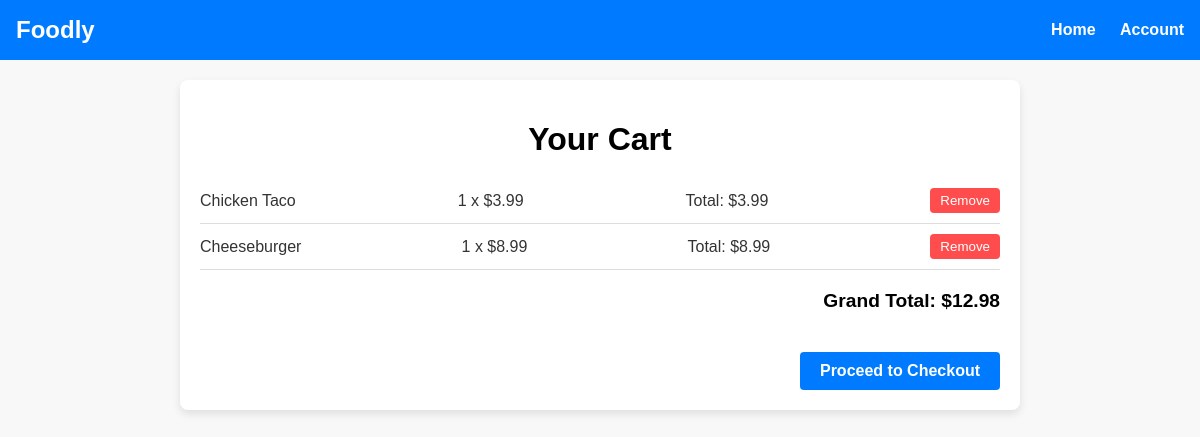
Page /cart (signed in) on the committed database.
### tables this page shows
CREATE TABLE OrderItem (
    OrderItemID INTEGER PRIMARY KEY,
    OrderID INTEGER,
    MenuItemID INTEGER,
    Quantity INTEGER NOT NULL,
    ItemPrice DECIMAL(10, 2),
    TotalPrice DECIMAL(10, 2),
    FOREIGN KEY (OrderID) REFERENCES `Order`(OrderID),
    FOREIGN KEY (MenuItemID) REFERENCES MenuItem(MenuItemID)
);

CREATE TABLE MenuItem (
    MenuItemID INTEGER PRIMARY KEY,
    MenuID INTEGER,
    Name VARCHAR(100) NOT NULL,
    Description TEXT,
    Price DECIMAL(10, 2),
    AvailabilityStatus BOOLEAN DEFAULT TRUE,
    CreatedAt TIMESTAMP DEFAULT CURRENT_TIMESTAMP,
    UpdatedAt TIMESTAMP DEFAULT CURRENT_TIMESTAMP,
    FOREIGN KEY (MenuID) REFERENCES Menu(MenuID)
);

### app.py (the view)
@app.route('/cart')
def cart():
    if 'user_id' not in session:
        return redirect(url_for('login'))
    user_id = session['user_id']
    cart_items_query = query_db("""
        SELECT OrderItem.OrderItemID AS id, MenuItem.Name AS name, OrderItem.Quantity AS quantity,
               OrderItem.TotalPrice AS total_price, MenuItem.Price AS price
        FROM OrderItem
        JOIN MenuItem ON OrderItem.MenuItemID = MenuItem.MenuItemID
        JOIN `Order` ON OrderItem.OrderID = `Order`.OrderID
        WHERE `Order`.UserID = ? AND `Order`.OrderStatus = 'Placed'
    """, (user_id,))
    cart_items = [dict(item) for item in cart_items_query]
    cart_total = sum(item['total_price'] for item in cart_items)
    return render_template('cart.html', cart_items=cart_items, cart_total=cart_total)

### app.py (called while the page is built)
def query_db(query, args=(), one=False):
    conn = sqlite3.connect(DB_PATH)
    conn.row_factory = sqlite3.Row
    cur = conn.cursor()
    cur.execute(query, args)
    rv = cur.fetchall()
    conn.commit()
    conn.close()
    return (rv[0] if rv else None) if one else rv

### templates/cart.html (shortened to what this page needs)
<!DOCTYPE html>
<html lang="en">
<head>
    <link rel="stylesheet" href="{{ url_for('static', filename='styles.css') }}">
</head>
<body>
    <header>
        <div class="logo">Foodly</div>
        <nav>
            <a href="/">Home</a>
            <a href="/account">Account</a>
        </nav>
    </header>
    <main>
        <h1>Your Cart</h1>
        <div class="cart-container">
            {% if cart_items %}
            <ul>
                {% for item in cart_items %}
                <li class="cart-item">
                    <span>{{ item['name'] }}</span>
                    <span>{{ item['quantity'] }} x ${{ item['price'] }}</span>
                    <span>Total: ${{ item['total_price'] }}</span>
                    <form method="POST" action="{{ url_for('remove_from_cart', item_id=item['id']) }}">
                        <button type="submit">Remove</button>
                    </form>
                </li>
                {% endfor %}
            </ul>
            <div class="cart-summary">
                <p><strong>Grand Total: ${{ cart_total }}</strong></p>
                <a href="/checkout" class="checkout-btn">Proceed to Checkout</a>
            </div>
            {% else %}
            <div class="empty-cart">
                <p>Your cart is empty. <a href="/">Browse restaurants</a> to add items!</p>
            </div>
            {% endif %}
        </div>
    </main>
</body>
</html>

### static/styles.css (style rules this page uses)
body { font-family: Arial, sans-serif; margin: 0; padding: 0; background-color: #f8f8f8; }
header { background-color: #ff6347; color: white; padding: 1rem; text-align: center; }

### templates/cart.html (style rules this page uses)
body { font-family: Arial, sans-serif; margin: 0; padding: 0; background-color: #f8f8f8; }
header { background-color: #007bff; color: white; padding: 1rem; display: flex; justify-content: space-between; align-items: center; }
header .logo { font-size: 1.5rem; font-weight: bold; }
header nav a { color: white; text-decoration: none; margin-left: 20px; font-weight: bold; }
main { max-width: 800px; margin: 20px auto; padding: 20px; background: white; border-radius: 8px; box-shadow: 0 4px 8px rgba(0, 0, 0, 0.1); }
h1 { font-size: 2rem; margin-bottom: 20px; text-align: center; }
.cart-container { margin-top: 20px; }
ul { list-style: none; padding: 0; }
.cart-item { display: flex; justify-content: space-between; align-items: center; padding: 10px 0; border-bottom: 1px solid #ddd; }
.cart-item span { font-size: 1rem; color: #333; }
.cart-item form { margin: 0; }
.cart-item button { background-color: #ff4d4d; border: none; border-radius: 4px; color: white; padding: 5px 10px; cursor: pointer; }
.cart-summary { text-align: right; margin-top: 20px; font-size: 1.2rem; font-weight: bold; }
.checkout-btn { display: inline-block; margin-top: 20px; padding: 10px 20px; background-color: #007bff; color: white; text-decoration: none; border-radius: 4px; font-size: 1rem; font-weight: bold; text-align: center; }

### rows in the picture
OrderItem: name "Chicken Taco", quantity "1", price "3.99", total_price "3.99"
OrderItem: name "Cheeseburger", quantity "1", price "8.99", total_price "8.99"

### other values in the picture
{{ cart_total }} "12.98"
